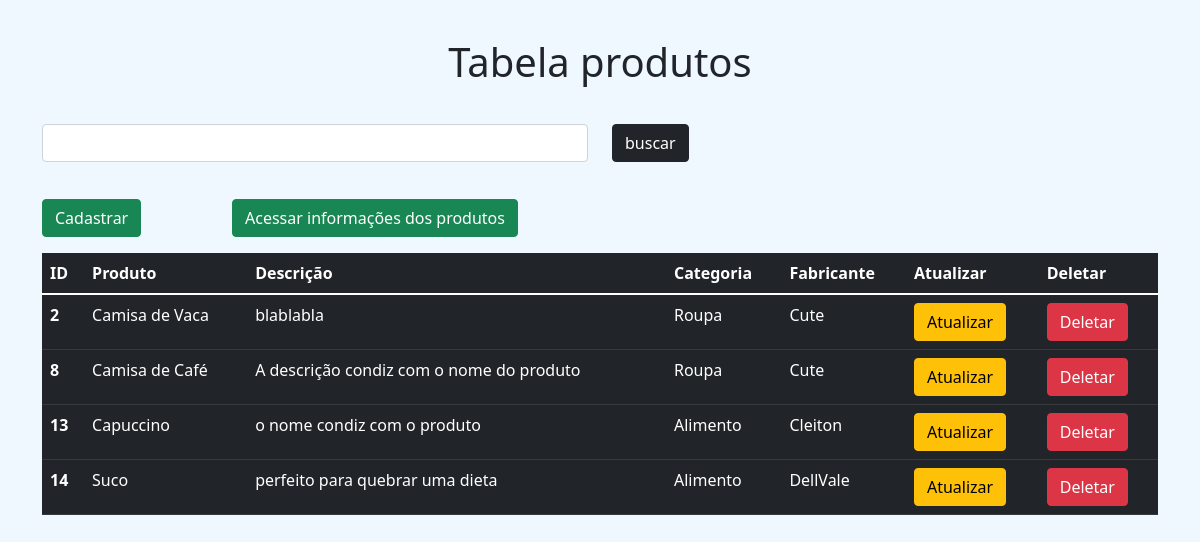
The page /pages/relatorioProdutos.php on the database its author committed.
### tables this page shows
CREATE TABLE `produto` (
  `id_produto` int(11) NOT NULL,
  `nome_produto` varchar(250) NOT NULL,
  `descricao` varchar(250) NOT NULL,
  `categoria` varchar(100) NOT NULL,
  `marca` varchar(100) NOT NULL
);

### pages/relatorioProdutos.php (the view, shortened to what this page needs)
<?php
include "../include/header.php";
include '../include/database.php';
$pesquisa = '';
$inf = "SELECT * FROM produto WHERE produto.nome_produto LIKE '%{$pesquisa}%'
OR produto.descricao LIKE '%{$pesquisa}%' OR produto.categoria LIKE '%{$pesquisa}%'
OR produto.marca LIKE '%{$pesquisa}%'";
$query = mysqli_query($con, $inf);
$result = mysqli_fetch_all($query, MYSQLI_ASSOC);
?>
<body class="tabela">
    <div class="container">
        <div class="row">
            <div class="col-12">
                <div class="row">
                    <h1 style="margin-bottom: 1cm; margin-top: 1cm;" class="text-center">Tabela produtos</h1>
                    <form action="">
                        <div class="col-12">
                            <div class="row">
                                <div class="col-6">
                                    <input type="text" name="buscar" class="form-control" style="margin-bottom: 1cm;">
                                </div>
                                <div class="col-1">
                                    <input type="submit" name="submit" value="buscar" class="btn btn-dark">
                                </div>
                                <div class="col-5">
                                </div>
                            </div>
                        </div>
                    </form>
                    <div class="col-2">
                        <a class="btn mb-3 btn-success float-start" href="cadastro_produtos.php">Cadastrar</a>
                    </div>
                    <div class="col-4">
                        <a class="btn mb-3 btn-success float-start" href="info_produto.php">Acessar informações dos produtos</a>
                    </div>
                    <div class="col-6">
                    </div>
                </div>
                <table class="table table-dark table-hover" class="shadow-lg p-3 mb-5 bg-body rounded">
                    <thead class="table table-dark table-striped">
                        <tr>
                            <th scope="col">ID</th>
                            <th scope="col">Produto</th>
                            <th scope="col">Descrição</th>
                            <th scope="col">Categoria</th>
                            <th scope="col">Fabricante</th>
                            <th scope="col">Atualizar</th>
                            <th scope="col">Deletar</th>
                        </tr>
                    </thead>
                    <tbody>
                        <?php
                        foreach ($result as $produto) {
                            echo "<tr>
                            <th scope='row'>{$produto['id_produto']}</th>
                            <td>{$produto['nome_produto']}</td>
                            <td>{$produto['descricao']}</td>
                            <td>{$produto['categoria']}</td>
                            <td>{$produto['marca']}</td>
                            <td><a class='btn btn-warning' href='update_produtos.php?var={$produto['id_produto']}'>Atualizar</a></td>
                            <td><a class='btn btn-danger' href='deletar_produtos.php?var={$produto['id_produto']}'>Deletar</a></td>
                        </tr>";
                        }
                        ?>
                    </tbody>
                </table>
            </div>
        </div>
    </div>
    <?php
    include "../include/footer.php";
    ?>

### css/meucss.css (style rules this page uses)
.tabela { background-color:aliceblue; }

### rows shown on the page
produto: id_produto "2", nome_produto "Camisa de Vaca", descricao "blablabla", categoria "Roupa", marca "Cute"
produto: id_produto "8", nome_produto "Camisa de Café", descricao "A descrição condiz com o nome do produto", categoria "Roupa", marca "Cute"
produto: id_produto "13", nome_produto "Capuccino", descricao "o nome condiz com o produto", categoria "Alimento", marca "Cleiton"
produto: id_produto "14", nome_produto "Suco", descricao "perfeito para quebrar uma dieta", categoria "Alimento", marca "DellVale"
